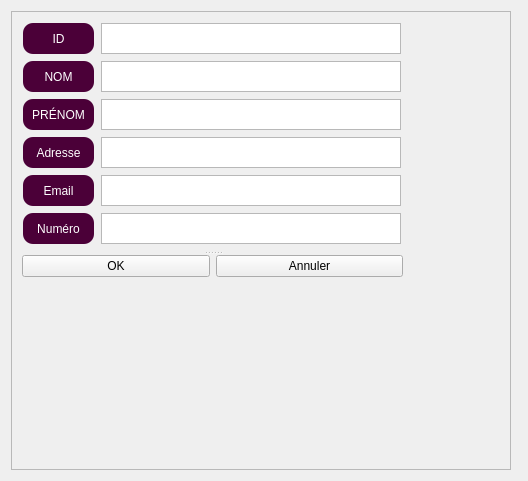
                   <widget class="QWidget" name="SW_Ajouter_personnel">
                    <layout class="QHBoxLayout" name="horizontalLayout_4">
                     <item>
                      <widget class="QFrame" name="frame">
                       <property name="minimumSize">
                        <size>
                         <width>500</width>
                         <height>459</height>
                        </size>
                       </property>
                       <property name="maximumSize">
                        <size>
                         <width>500</width>
                         <height>16777215</height>
                        </size>
                       </property>
                       <property name="frameShape">
                        <enum>QFrame::StyledPanel</enum>
                       </property>
                       <property name="frameShadow">
                        <enum>QFrame::Raised</enum>
                       </property>
                       <widget class="QSplitter" name="splitter_2">
                        <property name="geometry">
                         <rect>
                          <x>11</x>
                          <y>11</y>
                          <width>381</width>
                          <height>256</height>
                         </rect>
                        </property>
                        <property name="orientation">
                         <enum>Qt::Vertical</enum>
                        </property>
                        <widget class="QWidget" name="layoutWidget">
                         <layout class="QVBoxLayout" name="verticalLayout_6">
                          <item>
                           <layout class="QHBoxLayout" name="horizontalLayout_6">
                            <item>
                             <widget class="QLabel" name="label_ID">
                              <property name="minimumSize">
                               <size>
                                <width>71</width>
                                <height>31</height>
                               </size>
                              </property>
                              <property name="maximumSize">
                               <size>
                                <width>71</width>
                                <height>31</height>
                               </size>
                              </property>
                              <property name="styleSheet">
                               <string notr="true">
QLabel{
	background-color: rgb(75, 0, 56);
	border-radius:10px;
	
	color: rgb(255, 255, 255);
	font: 600 9pt &quot;Segoe UI&quot;;
}</string>
                              </property>
                              <property name="text">
                               <string>ID</string>
                              </property>
                              <property name="alignment">
                               <set>Qt::AlignCenter</set>
                              </property>
                             </widget>
                            </item>
                            <item>
                             <widget class="QTextEdit" name="textEdit_ID">
                              <property name="minimumSize">
                               <size>
                                <width>300</width>
                                <height>0</height>
                               </size>
                              </property>
                              <property name="maximumSize">
                               <size>
                                <width>300</width>
                                <height>31</height>
                               </size>
                              </property>
                              <property name="styleSheet">
                               <string notr="true">font: 300 9pt &quot;Segoe UI&quot;;</string>
                              </property>
                             </widget>
                            </item>
                           </layout>
                          </item>
                          <item>
                           <layout class="QHBoxLayout" name="horizontalLayout_7">
                            <item>
                             <widget class="QLabel" name="label_Nom">
                              <property name="minimumSize">
                               <size>
                                <width>71</width>
                                <height>31</height>
                               </size>
                              </property>
                              <property name="maximumSize">
                               <size>
                                <width>71</width>
                                <height>31</height>
                               </size>
                              </property>
                              <property name="styleSheet">
                               <string notr="true">
QLabel{
	background-color: rgb(75, 0, 56);
	border-radius:10px;
	
	color: rgb(255, 255, 255);
	font: 600 9pt &quot;Segoe UI&quot;;
}</string>
                              </property>
                              <property name="text">
                               <string>NOM</string>
                              </property>
                              <property name="alignment">
                               <set>Qt::AlignCenter</set>
                              </property>
                             </widget>
                            </item>
                            <item>
                             <widget class="QTextEdit" name="textEdit_Nom">
                              <property name="minimumSize">
                               <size>
                                <width>300</width>
                                <height>0</height>
                               </size>
                              </property>
                              <property name="maximumSize">
                               <size>
                                <width>300</width>
                                <height>31</height>
                               </size>
                              </property>
                              <property name="styleSheet">
                               <string notr="true">font: 300 9pt &quot;Segoe UI&quot;;</string>
                              </property>
                             </widget>
                            </item>
                           </layout>
                          </item>
                          <item>
                           <layout class="QHBoxLayout" name="horizontalLayout_8">
                            <item>
                             <widget class="QLabel" name="label_Prenom">
                              <property name="minimumSize">
                               <size>
                                <width>71</width>
                                <height>31</height>
                               </size>
                              </property>
                              <property name="maximumSize">
                               <size>
                                <width>71</width>
                                <height>31</height>
                               </size>
                              </property>
                              <property name="styleSheet">
                               <string notr="true">
QLabel{
	background-color: rgb(75, 0, 56);
	border-radius:10px;
	
	color: rgb(255, 255, 255);
	font: 600 9pt &quot;Segoe UI&quot;;
}</string>
                              </property>
                              <property name="text">
                               <string>PRÉNOM</string>
                              </property>
                              <property name="alignment">
                               <set>Qt::AlignCenter</set>
                              </property>
                             </widget>
                            </item>
                            <item>
                             <widget class="QTextEdit" name="textEdit_Prenom">
                              <property name="minimumSize">
                               <size>
                                <width>300</width>
                                <height>0</height>
                               </size>
                              </property>
                              <property name="maximumSize">
                               <size>
                                <width>300</width>
                                <height>31</height>
                               </size>
                              </property>
                              <property name="styleSheet">
                               <string notr="true">font: 300 9pt &quot;Segoe UI&quot;;</string>
                              </property>
                             </widget>
                            </item>
                           </layout>
                          </item>
                          <item>
                           <layout class="QHBoxLayout" name="horizontalLayout_9">
                            <item>
                             <widget class="QLabel" name="label_Adresse">
                              <property name="minimumSize">
                               <size>
                                <width>71</width>
                                <height>31</height>
                               </size>
                              </property>
                              <property name="maximumSize">
                               <size>
                                <width>71</width>
                                <height>31</height>
                               </size>
                              </property>
                              <property name="styleSheet">
                               <string notr="true">
QLabel{
	background-color: rgb(75, 0, 56);
	border-radius:10px;
	
	color: rgb(255, 255, 255);
	font: 600 9pt &quot;Segoe UI&quot;;
}</string>
                              </property>
                              <property name="text">
                               <string>Adresse</string>
                              </property>
                              <property name="alignment">
                               <set>Qt::AlignCenter</set>
                              </property>
                             </widget>
                            </item>
                            <item>
                             <widget class="QTextEdit" name="textEdit_Adresse">
                              <property name="minimumSize">
                               <size>
                                <width>300</width>
                                <height>0</height>
                               </size>
                              </property>
                              <property name="maximumSize">
                               <size>
                                <width>300</width>
                                <height>31</height>
                               </size>
                              </property>
                              <property name="styleSheet">
                               <string notr="true">font: 300 9pt &quot;Segoe UI&quot;;</string>
                              </property>
                             </widget>
                            </item>
                           </layout>
                          </item>
                          <item>
                           <layout class="QHBoxLayout" name="horizontalLayout_10">
                            <item>
                             <widget class="QLabel" name="label_Email">
                              <property name="minimumSize">
                               <size>
                                <width>71</width>
                                <height>31</height>
                               </size>
                              </property>
                              <property name="maximumSize">
                               <size>
                                <width>71</width>
                                <height>31</height>
                               </size>
                              </property>
                              <property name="styleSheet">
                               <string notr="true">
QLabel{
	background-color: rgb(75, 0, 56);
	border-radius:10px;
	
	color: rgb(255, 255, 255);
	font: 600 9pt &quot;Segoe UI&quot;;
}</string>
                              </property>
                              <property name="text">
                               <string>Email</string>
                              </property>
                              <property name="alignment">
                               <set>Qt::AlignCenter</set>
                              </property>
                             </widget>
                            </item>
                            <item>
                             <widget class="QTextEdit" name="textEdit_Email">
                              <property name="minimumSize">
                               <size>
                                <width>300</width>
                                <height>0</height>
                               </size>
                              </property>
                              <property name="maximumSize">
                               <size>
                                <width>300</width>
                                <height>31</height>
                               </size>
                              </property>
                              <property name="styleSheet">
                               <string notr="true">font: 300 9pt &quot;Segoe UI&quot;;</string>
                              </property>
                             </widget>
                            </item>
                           </layout>
                          </item>
                          <item>
                           <layout class="QHBoxLayout" name="horizontalLayout_11">
                            <item>
                             <widget class="QLabel" name="label_Numero">
                              <property name="minimumSize">
                               <size>
                                <width>71</width>
                                <height>31</height>
                               </size>
                              </property>
                              <property name="maximumSize">
                               <size>
                                <width>71</width>
                                <height>31</height>
                               </size>
                              </property>
                              <property name="styleSheet">
                               <string notr="true">
QLabel{
	background-color: rgb(75, 0, 56);
	border-radius:10px;
	
	color: rgb(255, 255, 255);
	font: 600 9pt &quot;Segoe UI&quot;;
}</string>
                              </property>
                              <property name="text">
                               <string>Numéro</string>
                              </property>
                              <property name="alignment">
                               <set>Qt::AlignCenter</set>
                              </property>
                             </widget>
                            </item>
                            <item>
                             <widget class="QTextEdit" name="textEdit_Numero">
                              <property name="minimumSize">
                               <size>
                                <width>300</width>
                                <height>0</height>
                               </size>
                              </property>
                              <property name="maximumSize">
                               <size>
                                <width>300</width>
                                <height>31</height>
                               </size>
                              </property>
                              <property name="styleSheet">
                               <string notr="true">font: 300 9pt &quot;Segoe UI&quot;;</string>
                              </property>
                             </widget>
                            </item>
                           </layout>
                          </item>
                         </layout>
                        </widget>
                        <widget class="QWidget" name="layoutWidget">
                         <layout class="QHBoxLayout" name="horizontalLayout_5">
                          <item>
                           <widget class="QPushButton" name="Boutton_OK">
                            <property name="text">
                             <string>OK</string>
                            </property>
                           </widget>
                          </item>
                          <item>
                           <widget class="QPushButton" name="Button_Annuler">
                            <property name="text">
                             <string>Annuler</string>
                            </property>
                           </widget>
                          </item>
                         </layout>
                        </widget>
                       </widget>
                      </widget>
                     </item>
                     <item>
                      <widget class="QFrame" name="frame_2">
                       <property name="minimumSize">
                        <size>
                         <width>0</width>
                         <height>0</height>
                        </size>
                       </property>
                       <property name="frameShape">
                        <enum>QFrame::StyledPanel</enum>
                       </property>
                       <property name="frameShadow">
                        <enum>QFrame::Raised</enum>
                       </property>
                      </widget>
                     </item>
                    </layout>
                   </widget>
